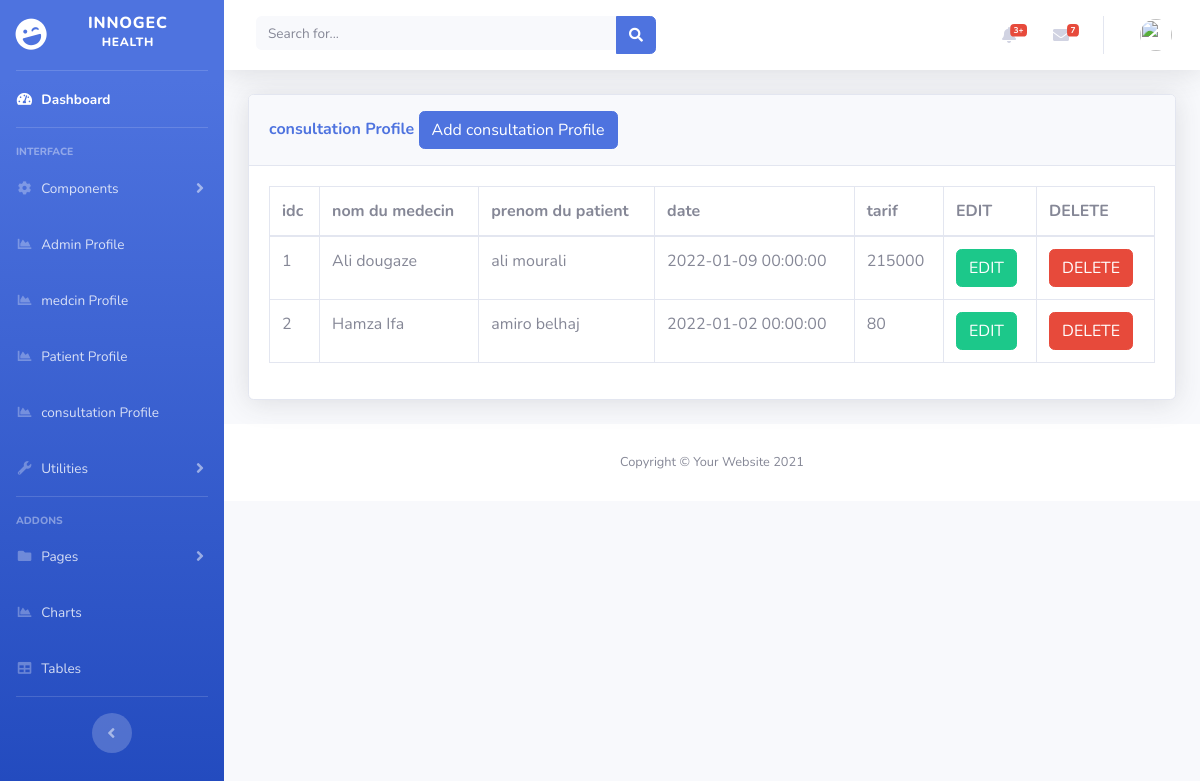
/consult.php, run on the app's committed database.
### tables this page shows
CREATE TABLE IF NOT EXISTS `consultation` (
  `idc` int(11) NOT NULL auto_increment,
  `idmed` int(11) NOT NULL default '0',
  `idpas` int(11) NOT NULL default '0',
  `idmedica` int(11) NOT NULL default '0',
  `date` datetime NOT NULL default '0000-00-00 00:00:00',
  `tarif` int(11) NOT NULL default '0',
  PRIMARY KEY  (`idc`),
  UNIQUE KEY `idmedica` (`idmedica`),
  UNIQUE KEY `idpas` (`idpas`),
  UNIQUE KEY `idmed_2` (`idmed`),
  KEY `idmed` (`idmed`,`idpas`,`idmedica`)
);

CREATE TABLE IF NOT EXISTS `medecin` (
  `idmed` int(11) NOT NULL auto_increment,
  `nom` varchar(30) NOT NULL default '',
  `prenom` varchar(30) NOT NULL default '',
  `sex` varchar(10) NOT NULL default '',
  `profession` varchar(30) NOT NULL default '',
  PRIMARY KEY  (`idmed`)
);

CREATE TABLE IF NOT EXISTS `patient` (
  `idp` int(11) NOT NULL auto_increment,
  `nomp` varchar(30) NOT NULL default '',
  `prenomp` varchar(30) NOT NULL default '',
  `sex` varchar(30) NOT NULL default '',
  `dateness` date NOT NULL default '0000-00-00',
  `City` varchar(30) NOT NULL default '',
  PRIMARY KEY  (`idp`)
);

### class/Modele.php (called while the page is built, shortened)
<?php
abstract class Modele {
function __construct(){
 $this->pdo=new PDO('mysql:host=localhost;dbname=adminpanel','root','');
}
}
?>

### class/Consultation.php (called while the page is built, shortened)
<?php
include_once("Modele.php");
class Consultation extends Modele
{
    function liste()
    {
        $query = "  SELECT *
        FROM consultation, medecin, medicament, patient
        WHERE medicament.idmedica = consultation.idmedica
        AND medecin.idmed = consultation.idmed
        AND patient.idp = consultation.idpas
        LIMIT 0 , 30;
           ";
        $res = $this->pdo->prepare($query);
        $res->execute();
        return $res;
    }
}
?>

### consult.php (the view, shortened to what this page needs)
<?php
include('includes/header.php');
include('includes/navbar.php');
?>
<div class="container-fluid">
    <div class="card shadow mb-4">
        <div class="card-header py-3">
            <h6 class="m-0 font-weight-bold text-primary">consultation Profile
                <button type="button" class="btn btn-primary" data-toggle="modal" data-target="#addadminprofile">
                    Add consultation Profile
                </button>
            </h6>
        </div>
        <div class="card-body">
            <div class="table-responsive">
                <table class="table table-bordered" id="dataTable" width="100%" cellspacing="0">
                    <?php
                    require_once("class/Consultation.php");
                    $us = new Consultation();
                    $res = $us->liste();
                    ?>
                    <thead>
                        <tr>
                            <th> idc </th>
                            <th> nom du medecin </th>
                            <th>prenom du patient </th>
                            <th>date</th>
                            <th>tarif</th>
                            <th>EDIT </th>
                            <th>DELETE </th>
                        </tr>
                    </thead>
                    <tbody>
                        <?php foreach ($res as $row) {  ?>
                            <tr>
                                <td><?php echo $row['idc']  ?></td>
                                <td><?php echo $row['nom'].'  '.$row['prenom'] ; ?></td>
                                <td><?php echo $row['nomp'].'  '.$row['prenomp'] ;?></td>
                                <td><?php echo $row['date']; ?></td>
                                <td><?php echo $row['tarif'] ;?></td>
                                <td>
                                    <form action="register_edit.php" method="post">
                                        <button type="submit" name="edit_btn" class="btn btn-success"> EDIT</button>
                                    </form>
                                </td>
                                <td>
                                    <form action="code.php" method="post">
                                        <button type="submit" name="delete_btn" class="btn btn-danger"> DELETE</button>
                                    </form>
                                </td>
                            </tr>
                        <?php } ?>
                    </tbody>
                </table>
            </div>
        </div>
    </div>
</div>
<?php
include('includes/footer.php');
?>

### includes/header.php (shortened to what this page needs)
<!DOCTYPE html>
<html lang="en">
<head>
  <link href="vendor/fontawesome-free/css/all.min.css" rel="stylesheet" type="text/css">
  <link href="css/sb-admin-2.min.css" rel="stylesheet">
</head>
<body id="page-top">
  <div id="wrapper">

### includes/navbar.php (shortened to what this page needs)
   <ul class="navbar-nav bg-gradient-primary sidebar sidebar-dark accordion" id="accordionSidebar">
<a class="sidebar-brand d-flex align-items-center justify-content-center" href="index.php">
  <div class="sidebar-brand-icon rotate-n-15">
    <i class="fas fa-laugh-wink"></i>
  </div>
  <div class="sidebar-brand-text mx-3">iNNOGEC <sup>HEALTH</sup></div>
</a>
<hr class="sidebar-divider my-0">
<li class="nav-item active">
  <a class="nav-link" href="index.php">
    <i class="fas fa-fw fa-tachometer-alt"></i>
    <span>Dashboard</span></a>
</li>
<hr class="sidebar-divider">
<div class="sidebar-heading">
  Interface
</div>
<li class="nav-item">
  <a class="nav-link collapsed" href="#" data-toggle="collapse" data-target="#collapseTwo" aria-expanded="true" aria-controls="collapseTwo">
    <i class="fas fa-fw fa-cog"></i>
    <span>Components</span>
  </a>
</li>
<li class="nav-item">
  <a class="nav-link" href="register.php">
    <i class="fas fa-fw fa-chart-area"></i>
    <span>Admin Profile</span></a>
</li>
<li class="nav-item">
  <a class="nav-link" href="medRh.php">
    <i class="fas fa-fw fa-chart-area"></i>
    <span>medcin Profile</span></a>
</li>
<li class="nav-item">
  <a class="nav-link" href="pat.php">
    <i class="fas fa-fw fa-chart-area"></i>
    <span>Patient Profile</span></a>
</li>
<li class="nav-item">
  <a class="nav-link" href="consult.php">
    <i class="fas fa-fw fa-chart-area"></i>
    <span>consultation Profile</span></a>
</li>
<li class="nav-item">
  <a class="nav-link collapsed" href="#" data-toggle="collapse" data-target="#collapseUtilities" aria-expanded="true" aria-controls="collapseUtilities">
    <i class="fas fa-fw fa-wrench"></i>
    <span>Utilities</span>
  </a>
</li>
<hr class="sidebar-divider">
<div class="sidebar-heading">
  Addons
</div>
<li class="nav-item">
  <a class="nav-link collapsed" href="#" data-toggle="collapse" data-target="#collapsePages" aria-expanded="true" aria-controls="collapsePages">
    <i class="fas fa-fw fa-folder"></i>
    <span>Pages</span>
  </a>
</li>
<li class="nav-item">
  <a class="nav-link" href="charts.html">
    <i class="fas fa-fw fa-chart-area"></i>
    <span>Charts</span></a>
</li>
<li class="nav-item">
  <a class="nav-link" href="tables.html">
    <i class="fas fa-fw fa-table"></i>
    <span>Tables</span></a>
</li>
<hr class="sidebar-divider d-none d-md-block">
<div class="text-center d-none d-md-inline">
  <button class="rounded-circle border-0" id="sidebarToggle"></button>
</div>
</ul>
    <div id="content-wrapper" class="d-flex flex-column">
      <div id="content">
        <nav class="navbar navbar-expand navbar-light bg-white topbar mb-4 static-top shadow">
          <form class="d-none d-sm-inline-block form-inline mr-auto ml-md-3 my-2 my-md-0 mw-100 navbar-search">
            <div class="input-group">
              <input type="text" class="form-control bg-light border-0 small" placeholder="Search for..." aria-label="Search" aria-describedby="basic-addon2">
              <div class="input-group-append">
                <button class="btn btn-primary" type="button">
                  <i class="fas fa-search fa-sm"></i>
                </button>
              </div>
            </div>
          </form>
          <ul class="navbar-nav ml-auto">
            <li class="nav-item dropdown no-arrow mx-1">
              <a class="nav-link dropdown-toggle" href="#" id="alertsDropdown" role="button" data-toggle="dropdown" aria-haspopup="true" aria-expanded="false">
                <i class="fas fa-bell fa-fw"></i>
                <span class="badge badge-danger badge-counter">3+</span>
              </a>
            </li>
            <li class="nav-item dropdown no-arrow mx-1">
              <a class="nav-link dropdown-toggle" href="#" id="messagesDropdown" role="button" data-toggle="dropdown" aria-haspopup="true" aria-expanded="false">
                <i class="fas fa-envelope fa-fw"></i>
                <span class="badge badge-danger badge-counter">7</span>
              </a>
            </li>
            <li class="nav-item dropdown no-arrow">
              <a class="nav-link dropdown-toggle" href="#" id="userDropdown" role="button" data-toggle="dropdown" aria-haspopup="true" aria-expanded="false">
                <img class="img-profile rounded-circle" src="https://source.unsplash.com/QAB-WJcbgJk/60x60">
              </a>
            </li>
          </ul>
        </nav>

### includes/footer.php
      <footer class="sticky-footer bg-white">
        <div class="container my-auto">
          <div class="copyright text-center my-auto">
            <span>Copyright &copy; Your Website 2021</span>
          </div>
        </div>
      </footer>
      </div>
      </div>
    </div>
</body>
</html>

### data on the page
consultation: idc "1", idmed.nom "Ali", idmed.prenom "dougaze", idpas.nomp "ali", idpas.prenomp "mourali", date "2022-01-09 00:00:00", tarif "215000"
consultation: idc "2", idmed.nom "Hamza", idmed.prenom "Ifa", idpas.nomp "amiro", idpas.prenomp "belhaj", date "2022-01-02 00:00:00", tarif "80"
